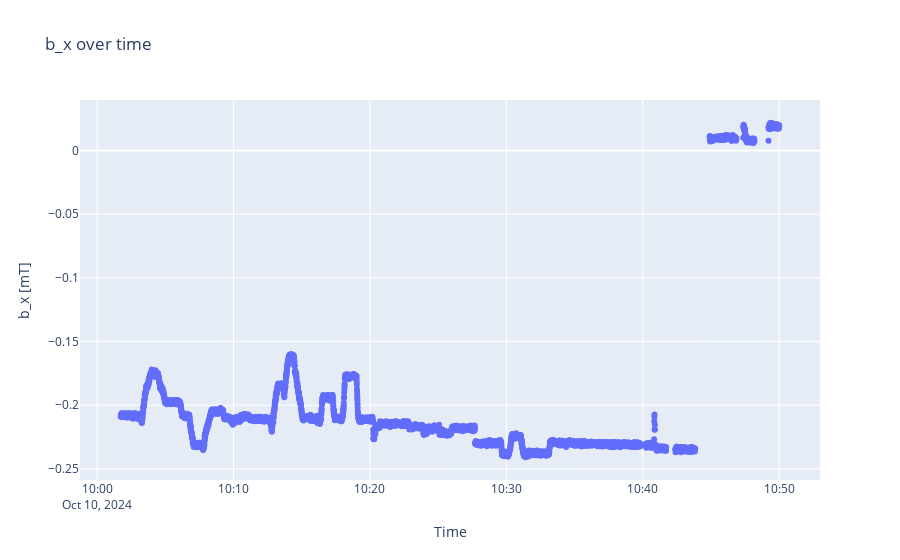

Notebook code cell kept with this figure:
### Code cell
index = np.array(range(len(bx7)))
measuredbx = go.Scatter(x=timestamps, y=bx7, mode='markers')
layoutbx = go.Layout(title='b_x over time')
figbx = go.Figure(data=[measuredbx], layout=layoutbx)
figbx.update_yaxes(scaleanchor='y')
figbx.update_layout(
    xaxis_title="Time",
    yaxis_title="b_x [mT]"
)
figbx.show()

### Figure 1 — Plotly figure (JSON) as saved in the notebook; plotly's stock layout.template omitted (floating-point values rounded to 4 significant figures; data arrays with more than 128 entries replaced by an {"elided": "..."} marker saying what was removed)
{"data": [{"mode": "markers", "type": "scatter", "x": {"elided": "5067 str values"}, "y": {"elided": "5067 float values"}}], "layout": {"title": {"text": "b_x over time"}, "xaxis": {"title": {"text": "Time"}}, "yaxis": {"scaleanchor": "y", "title": {"text": "b_x [mT]"}}}}
